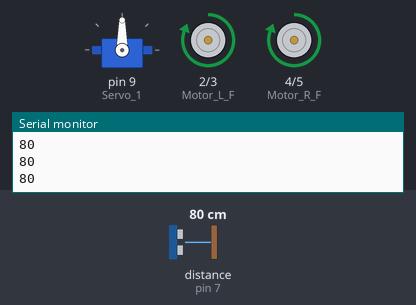
The sketch below on a simulated Arduino Uno, built with avr-gcc and run on an emulated ATmega328P. Shown: servo, motor-driver pin pairs drawn as motors (green arrow = first pin HIGH = forward, orange = second pin HIGH = backward, longer = more drive), the last lines printed to the serial monitor. The inputs (shaded band) are chosen by the test bench; at power-on: distance to the obstacle (sensor on pin 7) 80 cm. The echo pulse lasts 58.3 µs per cm.

Above: at 2.2 s.
2.3 s: distance to the obstacle (sensor on pin 7) set to 18 cm
At 6.2 s:
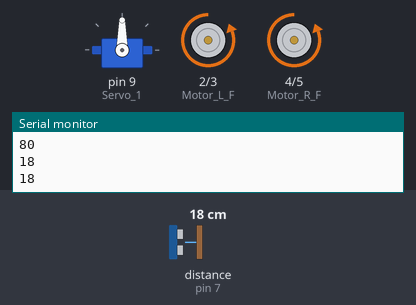
10.4 s: distance to the obstacle (sensor on pin 7) set to 13 cm
At 12.1 s:
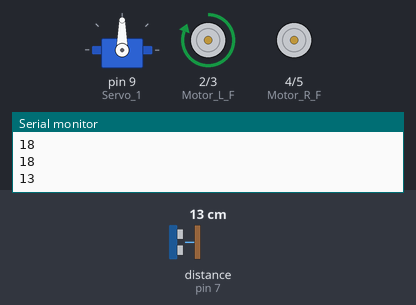
12.2 s: distance to the obstacle (sensor on pin 7) set to 17 cm
At 13.9 s:
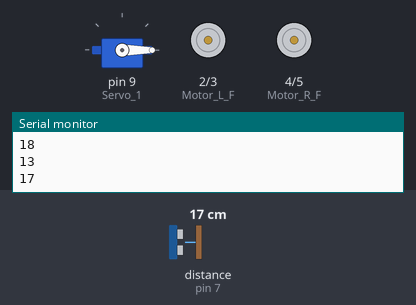
16.8 s: distance to the obstacle (sensor on pin 7) set to 47 cm
20.3 s: distance to the obstacle (sensor on pin 7) set to 53 cm
At 21.01 s:
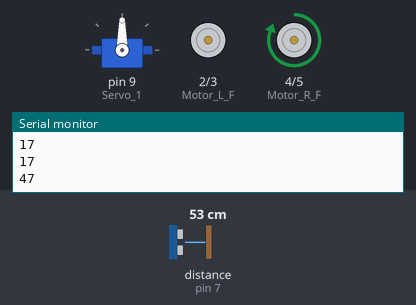
Timing chart, 0 to 24.8 s (numbered marks = the images above; inputs shaded):
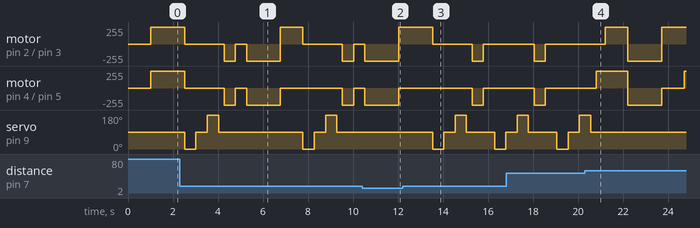

Measured:
- the behaviour switches between 15 and 16 cm on distance to the obstacle (sensor on pin 7) (found by bisection; images 2 and 3)
- the behaviour switches between 49 and 50 cm on distance to the obstacle (sensor on pin 7) (found by bisection; images 3 and 4)
- after the input at 2.3 s, servo on pin 9 (Servo_1): 90° → 0° after 0.22 s, → 90° 0.50 s later, → 180° 0.50 s later, → 90° 0.50 s later, … (8 changes in this stretch)
- after the input at 10.4 s, motor on pin 2 (Motor_L_F) / pin 3 (Motor_L_B): stopped → backward 255/255 after 0.13 s, → forward 255/255 1.5 s later; motor on pin 4 (Motor_R_F) / pin 5 (Motor_R_B): stopped → backward 255/255 after 0.13 s, → stopped 1.5 s later; servo on pin 9 (Servo_1): stays 90° (without the input it goes to 0° after 0.13 s)
- after the input at 12.2 s, servo on pin 9 (Servo_1): 90° → 0° after 1.3 s, → 90° 0.50 s later, → 180° 0.50 s later, → 90° 0.50 s later, … (6 changes in this stretch)
- after the input at 20.3 s, servo on pin 9 (Servo_1): goes on until 20.6 s, then stays 90°

The sketch:

Obstacle_Avoiding_AMK-01.ino
```cpp
// www.roboindia.com //

//Buy Arduino Multipurposae Kit : https://amzn.to/2IRQtae   //
//Technical Enquiry: support@roboindia.com  //


#include <HCSR04.h>
#include <Servo.h>

// Define Motor Pin
const int Motor_L_F = 2;
const int Motor_L_B = 3;
const int Motor_R_F = 4;
const int Motor_R_B = 5;

// Define Ultrasonic Sensor Pin
#define Echo  7
#define Trig  8

// Variable to store distance
int Front_D = 0;
int Left_D = 0;
int Right_D = 0;

int Max_D = 50;  // Max distance to obastacle
int count=0,count2=0,pfd;

UltraSonicDistanceSensor distanceSensor(Trig, Echo);  // Initialize sensor

Servo Servo_1;  // create servo object to control a servo
int pos = 0;    // variable to store the servo position


void setup() {
  // put your setup code here, to run once:
  Serial.begin(9600);


  // Define Motor Pin as output
  pinMode(Motor_L_F, OUTPUT);
  pinMode(Motor_L_B, OUTPUT);
  pinMode(Motor_R_F, OUTPUT);
  pinMode(Motor_R_B, OUTPUT);

  Servo_1.attach(9);  // attaches the servo on pin 9 to the servo object
  int pos = 90;
  Servo_1.write(pos);
  delay(1000);


}

void loop() {
    pfd=Front_D;
    // put your main code here, to run repeatedly:
   Front_D = distanceSensor.measureDistanceCm(); // measuring fornt distance
   Serial.println(Front_D);
   if(Front_D==-1)
   {
    Front_D=200;
    count++;
    if(count>2)
    {
      count=0;
        Back();
       delay (1500);
       Stop();
       Right();
       delay(1000);
    }
   }

   if(pfd==Front_D)
   {
      count2++;
    if(count2>2)
    {
      count2=0;
        Back();
       delay (1500);
       Stop();
       Right();
       delay(1000);

    }
   }

   if (Front_D < Max_D)
   {
     if(Front_D > 15)
     {
      Stop();
      Get_D();
      if(Right_D > Max_D)
      {
        Right();
        delay(400);
        Forward();
      }
      else if ( Left_D > Max_D)
      {
        Left();
        delay(400);
         Forward();
      }
      else  {
        Back();
        delay (500);
        Stop();
        }
     }

     else
     {
         Back();
       delay (1500);
       Stop();
       Right();
       delay(1000);
     }
   }
   else{
    Forward();
   }
   delay(500);
}


void Forward(){
  // Run Left Motor In Forward Direction
  digitalWrite(Motor_L_F, HIGH);
  digitalWrite(Motor_L_B, LOW);

  //Run Right Motor in Forward Direction
  digitalWrite(Motor_R_F, HIGH);
  digitalWrite(Motor_R_B, LOW);

  }

void Right(){
  //Stop Right Motor
  digitalWrite(Motor_R_F, LOW);
  digitalWrite(Motor_R_B, LOW);

  //Run Left Motor in Forward Direction
  digitalWrite(Motor_L_F, HIGH);
  digitalWrite(Motor_L_B, LOW);

  }

void Left(){
  //Stop Left Motor
  digitalWrite(Motor_L_F, LOW);
  digitalWrite(Motor_L_B, LOW);

  //Run Right Motor in Forward Direction
  digitalWrite(Motor_R_F, HIGH);
  digitalWrite(Motor_R_B, LOW);

  }

void Back(){
  // Run Left Motor In Forward Direction
  digitalWrite(Motor_L_F, LOW);
  digitalWrite(Motor_L_B, HIGH);

  //Run Right Motor in Forward Direction
  digitalWrite(Motor_R_F, LOW);
  digitalWrite(Motor_R_B, HIGH);

  }

void Stop(){
  // Run Left Motor In Forward Direction
  digitalWrite(Motor_L_F, LOW);
  digitalWrite(Motor_L_B, LOW);

  //Run Right Motor in Forward Direction
  digitalWrite(Motor_R_F, LOW);
  digitalWrite(Motor_R_B, LOW);

  }

void Get_D(){
    Servo_1.write(0);   // Right Position
    delay(500);
    Right_D = distanceSensor.measureDistanceCm();
    Servo_1.write(90);  // Front Positon
    delay(500);
    Front_D = distanceSensor.measureDistanceCm();
    Servo_1.write(180); // Left position of servo
    delay(500);
    Left_D = distanceSensor.measureDistanceCm();
    Servo_1.write(90);  // back to front
    delay(250);
  }
```
